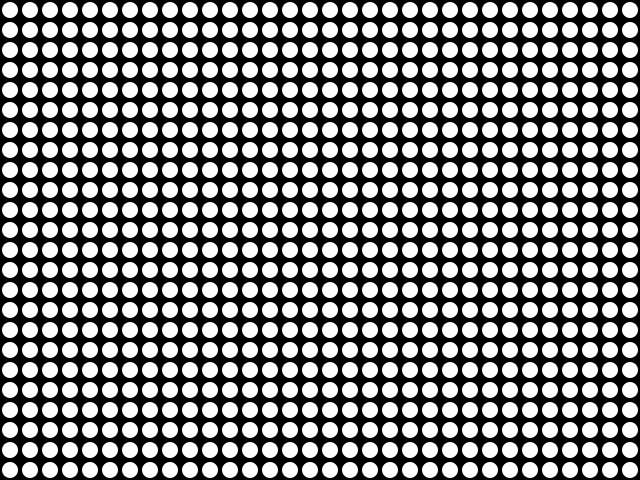
Frame 1 (no input)
Frame 60 (the mouse pressed at the canvas centre just before this capture): identical to frame 1, image omitted
Frame 120 (the mouse held since frame 60 and released just before this capture): identical to frame 1, image omitted

The Processing sketch that drew this single still picture (run headless with seeded random() and noise(); from frame 60 on, the mouse is pressed at the canvas centre):

// Processing sketch: nestedFor_stp_0
// ── nestedFor_stp_0.pde
float spacing;
float rad;

void setup() {
  size(640, 480);
  fill(255);
  noStroke();
  spacing = 20;
  rad = 8;
}

void draw() {
  background(0);

  for (int x = 0; x < width; x += spacing) {
    circle(x + spacing * 0.5, spacing * 0 + spacing * 0.5, 2 * rad);
  }
  for (int x = 0; x < width; x += spacing) {
    circle(x + spacing * 0.5, spacing * 1 + spacing * 0.5, 2 * rad);
  }
  for (int x = 0; x < width; x += spacing) {
    circle(x + spacing * 0.5, spacing * 2 + spacing * 0.5, 2 * rad);
  }
  for (int x = 0; x < width; x += spacing) {
    circle(x + spacing * 0.5, spacing * 3 + spacing * 0.5, 2 * rad);
  }
  for (int x = 0; x < width; x += spacing) {
    circle(x + spacing * 0.5, spacing * 4 + spacing * 0.5, 2 * rad);
  }
  for (int x = 0; x < width; x += spacing) {
    circle(x + spacing * 0.5, spacing * 5 + spacing * 0.5, 2 * rad);
  }
  for (int x = 0; x < width; x += spacing) {
    circle(x + spacing * 0.5, spacing * 6 + spacing * 0.5, 2 * rad);
  }
  for (int x = 0; x < width; x += spacing) {
    circle(x + spacing * 0.5, spacing * 7 + spacing * 0.5, 2 * rad);
  }
  for (int x = 0; x < width; x += spacing) {
    circle(x + spacing * 0.5, spacing * 8 + spacing * 0.5, 2 * rad);
  }
  for (int x = 0; x < width; x += spacing) {
    circle(x + spacing * 0.5, spacing * 9 + spacing * 0.5, 2 * rad);
  }
  for (int x = 0; x < width; x += spacing) {
    circle(x + spacing * 0.5, spacing * 10 + spacing * 0.5, 2 * rad);
  }
  for (int x = 0; x < width; x += spacing) {
    circle(x + spacing * 0.5, spacing * 11 + spacing * 0.5, 2 * rad);
  }
  for (int x = 0; x < width; x += spacing) {
    circle(x + spacing * 0.5, spacing * 12 + spacing * 0.5, 2 * rad);
  }
  for (int x = 0; x < width; x += spacing) {
    circle(x + spacing * 0.5, spacing * 13 + spacing * 0.5, 2 * rad);
  }
  for (int x = 0; x < width; x += spacing) {
    circle(x + spacing * 0.5, spacing * 14 + spacing * 0.5, 2 * rad);
  }
  for (int x = 0; x < width; x += spacing) {
    circle(x + spacing * 0.5, spacing * 15 + spacing * 0.5, 2 * rad);
  }
  for (int x = 0; x < width; x += spacing) {
    circle(x + spacing * 0.5, spacing * 16 + spacing * 0.5, 2 * rad);
  }
  for (int x = 0; x < width; x += spacing) {
    circle(x + spacing * 0.5, spacing * 17 + spacing * 0.5, 2 * rad);
  }
  for (int x = 0; x < width; x += spacing) {
    circle(x + spacing * 0.5, spacing * 18 + spacing * 0.5, 2 * rad);
  }
  for (int x = 0; x < width; x += spacing) {
    circle(x + spacing * 0.5, spacing * 19 + spacing * 0.5, 2 * rad);
  }
  for (int x = 0; x < width; x += spacing) {
    circle(x + spacing * 0.5, spacing * 20 + spacing * 0.5, 2 * rad);
  }
  for (int x = 0; x < width; x += spacing) {
    circle(x + spacing * 0.5, spacing * 21 + spacing * 0.5, 2 * rad);
  }
  for (int x = 0; x < width; x += spacing) {
    circle(x + spacing * 0.5, spacing * 22 + spacing * 0.5, 2 * rad);
  }
  for (int x = 0; x < width; x += spacing) {
    circle(x + spacing * 0.5, spacing * 23 + spacing * 0.5, 2 * rad);
  }
  for (int x = 0; x < width; x += spacing) {
    circle(x + spacing * 0.5, spacing * 24 + spacing * 0.5, 2 * rad);
  }
  for (int x = 0; x < width; x += spacing) {
    circle(x + spacing * 0.5, spacing * 25 + spacing * 0.5, 2 * rad);
  }
  for (int x = 0; x < width; x += spacing) {
    circle(x + spacing * 0.5, spacing * 26 + spacing * 0.5, 2 * rad);
  }
  for (int x = 0; x < width; x += spacing) {
    circle(x + spacing * 0.5, spacing * 27 + spacing * 0.5, 2 * rad);
  }
}
